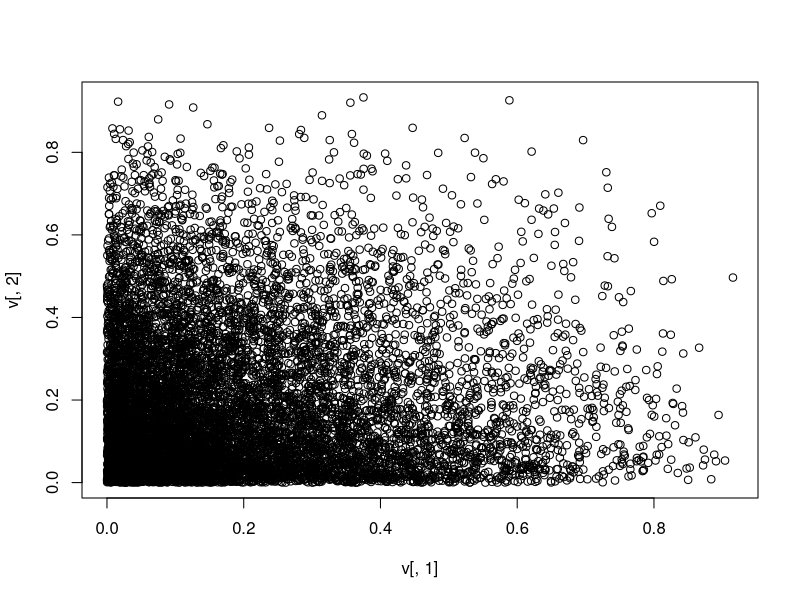

Source code (R): (Note: a time limit stopped this script after it produced the figure.)
simu_u_v_D1 = function(){
  u = runif(1)# u suit une loi uniforme
  x = 1 - sqrt(1 - u) # pour simuler la variable x
  #(si on calcule la fct de rep marginalemarginale, on inverse la fct de répartion pour simuler le u)
  y = runif(1,0,1-x) # c est notre v 
  return(c(x,y))
}

simu_u_v_Dk = function(k){
 vect = simu_u_v_D1()# vecteur (u,v) avec la 
 while (vect[1]^(1/k) + vect[2]^(1/k) > 1) {
   vect = simu_u_v_D1()
 }
 return(vect)
}

simuRejecte = function(k, n){
  array(as.numeric(unlist(replicate(n,simu_u_v_Dk(k),F))), dim=c(n, 2))
}
# transformer la liste en tableau(une liste de vecteur)

# replicate prend la fonction simu_u_v_Dk

v = simuRejecte(2, 1e4)
plot(v[,1],v[,2])

N = 10
t = numeric(N)
for (k in 1:N) {
  T1<-Sys.time()
  v = simuRejecte(k, 1e4)
  T2<-Sys.time()
  
  Tdiff= difftime(T2, T1) 
  t[k] = Tdiff
}
